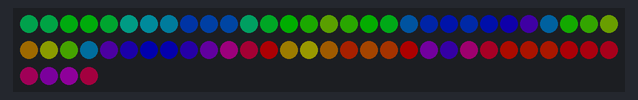
A program run on a simulated CircuitPython board. Parts: 64 RGB LEDs in strip order, left to right, continuing on the next row. Dim RGB values are drawn brighter than linear.

Above: at 0.8 s.
At 2.9 s:
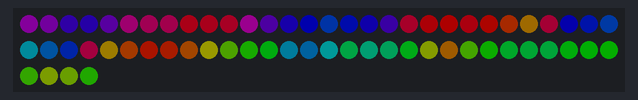
At 5.7 s:
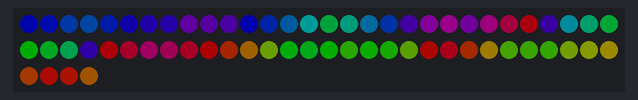
At 10.6 s:
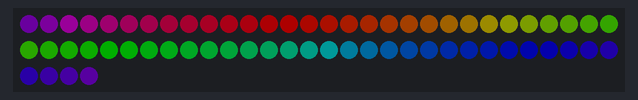
At 16.2 s:
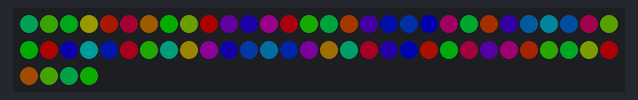
At 20.7 s:
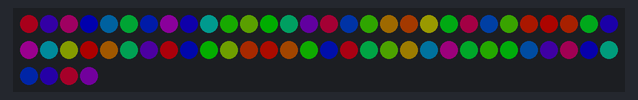

Measured:
- what the display in image 1 shows lasts 0.7 s, from 2.8 s to 3.5 s

The program:

code.py
```python
#Adapted from Adafruit NeoPixel animations:
#https://learn.adafruit.com/qt-py-and-neopixel-leds/basic-animations-for-qt-py

import time
import board
from rainbowio import colorwheel
import neopixel

pixel_pin = board.D10
num_pixels = 64

spiral_translate = [33,26,42,25,27,41,19,43,34,18,49,20,32,40,11,48,24,17,53,10,44,39,12,54,21,28,52,5,47,35,13,59,9,31,50,4,55,23,16,60,6,45,38,3,58,8,29,61,1,56,36,14,63,7,30,51,2,57,22,15,62,0,46,37]

spiral_arms_91translate= [11,11,5,5,6,6,7,33,26,19,10,9,8,22,20,21,21,23,36,36,37,24,24,35,35,38,51,51,25,34,39,39,50,61,62,40,40,52,60,60,63,63,41,53,53,59,58,58,57,42,49,54,54,55,56,46,48,48,47,47,45,45,30,43,44,44,31,29,29,15,32,32,28,28,16,14,14,27,17,17,13,3,3,2,18,12,12,4,1,1,0]

pixels = neopixel.NeoPixel(pixel_pin, num_pixels, auto_write=False)
pixels.brightness = 0.2

def rainbow_stripes():
    for i in range(5):
      for color_index in range(255,0,-1):
        for pixel in range(num_pixels):
          pixel_index = (pixel * 256 // num_pixels) + color_index
          pixels[pixel] = colorwheel(pixel_index & 255)
        pixels.show()

def rainbow_concentric():
    for i in range(5):
      for color_index in range(255):
        for pixel in range(num_pixels):
          pixel_index = (pixel * 256 // num_pixels) + color_index
          pixels[spiral_translate[pixel]] = colorwheel(pixel_index & 255)
        pixels.show()

def rainbow_spirals():
    for i in range(5):
      for color_index in range(255):
        for pixel in range(91):
          pixel_index = (pixel * 256 // 91) + color_index
          pixels[spiral_arms_91translate[pixel]] = colorwheel(pixel_index & 255)
        pixels.show()

while True:
   rainbow_spirals()
   rainbow_stripes()
   rainbow_concentric()
```
